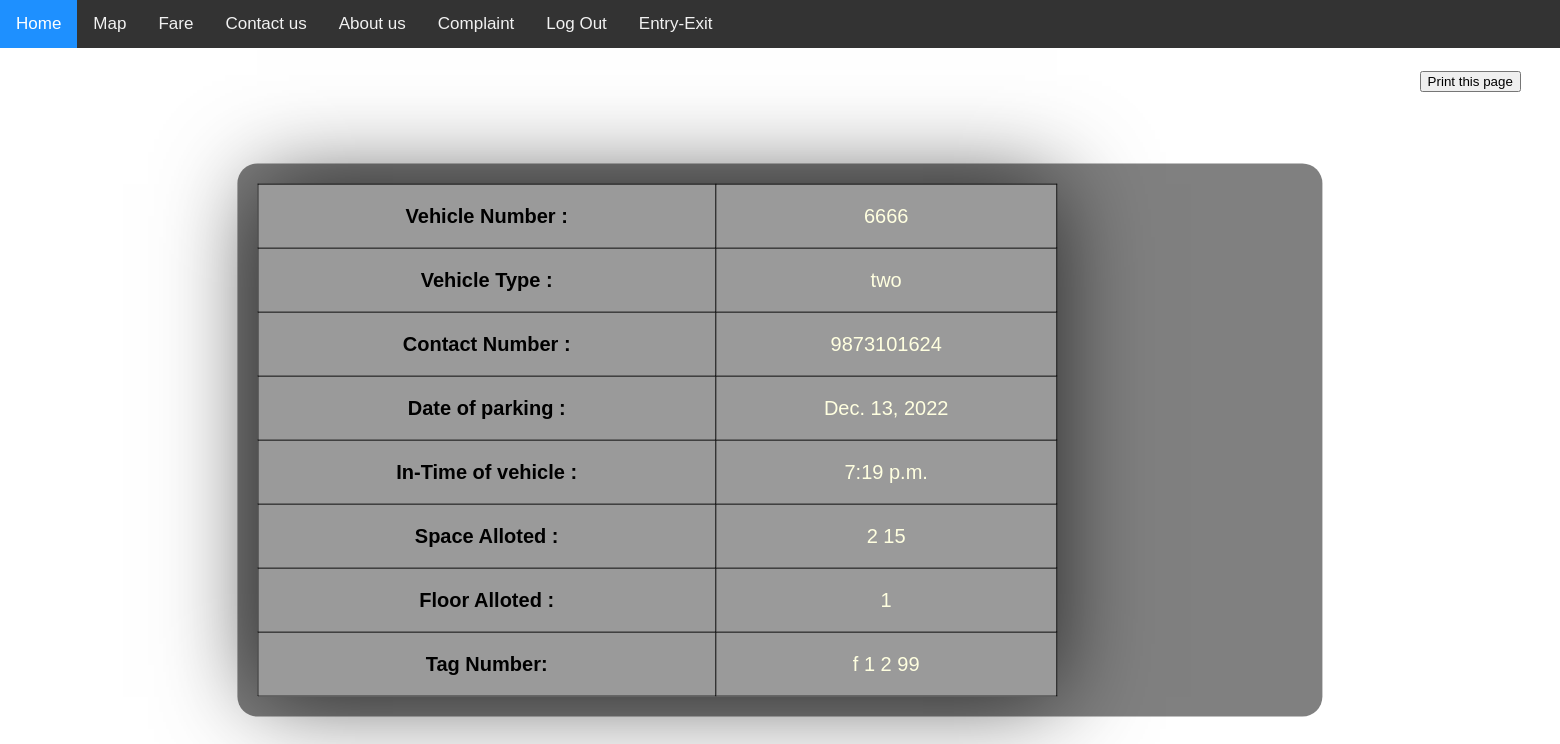
The app's page /printentry/, older data.
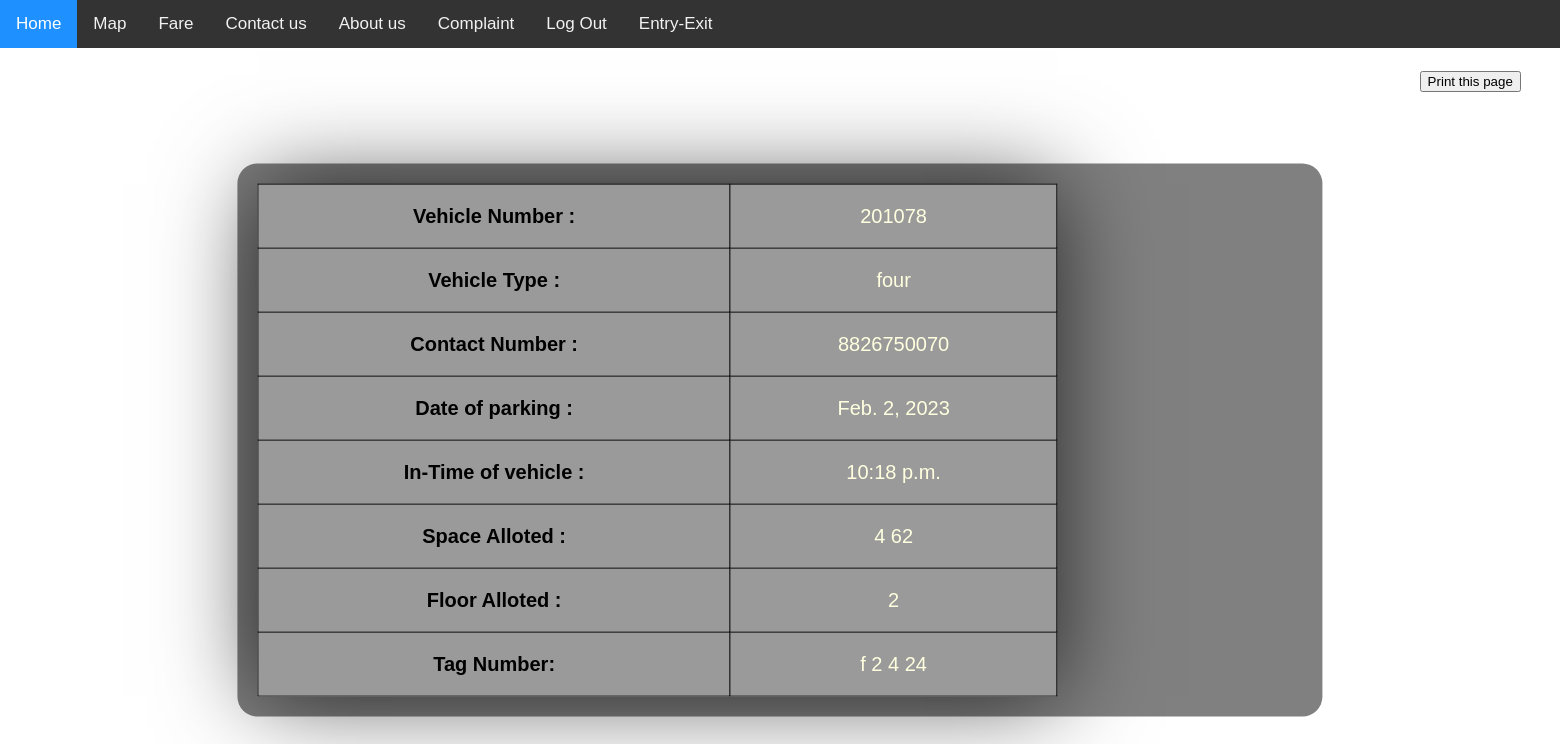
The same page, newer data.
### parking/models.py (models this page shows, shortened)
class Vehicleentry(models.Model):
    vnumber = models.CharField(max_length=10)
    vtype = models.CharField(max_length=10, choices=VEHICLE_CHOICE, default='two')
    contactno = models.CharField(max_length=10, default="")
    date = models.DateField(null=True, blank=True)
    intime = models.TimeField(null=True, blank=True)
    spacealloted = models.CharField(max_length=10)
    flooralloted = models.CharField(max_length=10)
    tagno = models.CharField(max_length=10)

### parking/views.py (the view)
# urls.py: path('printentry/', views.printentry, name='printentry'),
def printentry(request):
    obj = Vehicleentry.objects.filter().last()
    return render(request, 'printentry.html', {'obj':obj})

### parking/templates/printentry.html (shortened to what this page needs)
<!DOCTYPE html>
<html lang="en">
<head>
</head>
<body>
<div class="topnav">
  <a class="active" href="/">Home</a>
  <a href="/maps">Map</a>
    <a href="/fare">Fare</a>
  <a href="/contactus">Contact us</a>
    <a href="/aboutus">About us</a>
    <a href="/complaint">Complaint</a>
    <a href="/">Log Out</a>
    <a href="/entryex">Entry-Exit</a>
</div>
<div class="bg-heading">
    <button onclick="myFunction()">Print this page</button>
</div>
<div class="bg-text">
{% if obj %}
<table>
<tbody>
  <tr>
      <td style="color: #000000;"><b>Vehicle Number :</b></td>
    <td style="text-align:center;">{{ obj.vnumber }}</td>
  </tr>
  <tr>
      <td style="color: #000000;"><b>Vehicle Type :</b></td>
    <td style="text-align:center;">{{ obj.vtype }}</td>
  </tr>
  <tr>
      <td style="color: #000000;"><b>Contact Number :</b></td>
    <td style="text-align:center;">{{ obj.contactno }}</td>
  </tr>
   <tr>
       <td style="color: #000000;"><b>Date of parking :</b></td>
    <td style="text-align:center;">{{ obj.date }}</td>
  </tr>
  <tr>
      <td style="color: #000000;"><b>In-Time of vehicle :</b></td>
    <td style="text-align:center;">{{ obj.intime }}</td>
  </tr>
  <tr>
      <td style="color: #000000;"><b>Space Alloted :</b></td>
    <td style="text-align:center;">{{ obj.spacealloted }}</td>
  </tr>
  <tr>
      <td style="color: #000000;"><b>Floor Alloted :</b></td>
    <td style="text-align:center;">{{ obj.flooralloted }}</td>
  </tr>
  <tr>
      <td style="color: #000000;"><b>Tag Number:</b></td>
    <td style="text-align:center;">{{ obj.tagno }}</td>
  </tr>
</tbody>
</table>
{% endif %}
</div>
</body>
</html>

### parking/templates/printentry.html (style rules this page uses)
body, html { height: 100%; margin: 0; font-family: Arial, Helvetica, sans-serif; }
.bg-heading { font-family: Verlag,museo-sans,'Helvetica Neue',Helvetica,Arial,sans-serif; position: absolute; top: 10%; left: 126%; transform: translate(-50%, -50%); z-index: 2; width: 70%; height: 40% text-align: center; }
.bg-text { border-radius: 20px; background-color: rgb(128, 128, 128); font-family: "Helvetica", Times, serif; color: black; position: absolute; top: 55%; left: 50%; transform: translate(-50%, -50%); z-index: 2; width: 67%; padding: 20px; text-align: center; }
body { margin: 0; font-family: Arial, Helvetica, sans-serif; }
.topnav { overflow: hidden; background-color: #333; }
.topnav a { float: left; color: #f2f2f2; text-align: center; padding: 14px 16px; text-decoration: none; font-size: 17px; }
.topnav a.active { background-color: #1E90FF; color: white; }
table { width: 800px; border-collapse: collapse; overflow: hidden; box-shadow: 0 0 90px rgba(0,0,0,0.7); }
th, td { padding: 15px; background-color: rgba(255,255,255,0.2); border: 1px solid black; color: #FFFFE0; padding: 20px; font-size : 20px; }

Row changes from the older to the newer data that the page shows:
no longer on this page (row unchanged): Vehicleentry: vnumber "6666", vtype "two", contactno "9873101624", date "Dec. 13, 2022", intime "7:19 p.m.", spacealloted "2 15", flooralloted "1", tagno "f 1 2 99"
added Vehicleentry: vnumber "201078", vtype "four", contactno "8826750070", date "Feb. 2, 2023", intime "10:18 p.m.", spacealloted "4 62", flooralloted "2", tagno "f 2 4 24"
